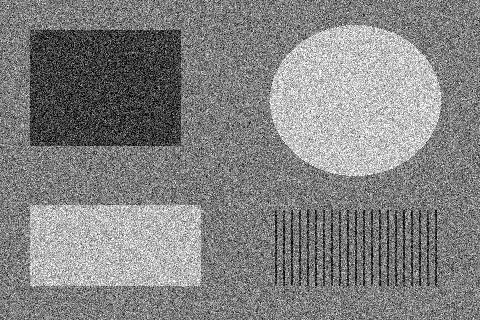
#> input picture Sexta Implementação - Filtro da Média/imagem_ruido.png, 480 x 320 px
$ python filtro_media.py
#> lines starting #> are read from the running program, lines starting #| are printed output that depends on the picture
from pathlib import Path
from PIL import Image


def aplicar_media_padding_zeros(imagem):
    imagem = imagem.convert("L")
    largura, altura = imagem.size
    resultado = Image.new("L", imagem.size)
    pixels = imagem.load()
    pixels_saida = resultado.load()
    for y in range(altura):
        for x in range(largura):
            soma = 0
            for deslocamento_y in range(-1, 2):
                for deslocamento_x in range(-1, 2):
                    vizinho_y = y + deslocamento_y
                    vizinho_x = x + deslocamento_x
                    if 0 <= vizinho_y < altura and 0 <= vizinho_x < largura:
                        soma += pixels[vizinho_x, vizinho_y]
            pixels_saida[x, y] = int(soma / 9 + 0.5)
    return resultado


def executar():
    pasta = Path(__file__).resolve().parent
    caminho = input("Caminho da imagem (Enter para imagem_ruido.png): ").strip().strip('"')
#> the answer given: imagem_ruido.png
    if not caminho:
        caminho = pasta / "imagem_ruido.png"
    try:
        with Image.open(caminho) as entrada:
#> entrada is the input picture: PIL image 480x320 L; min 0, max 255, mean 130.6
            resultado = aplicar_media_padding_zeros(entrada)
#> in aplicar_media_padding_zeros, `resultado = Image.new("L", imagem.size)`: resultado: PIL image 480x320 L; every value is 0
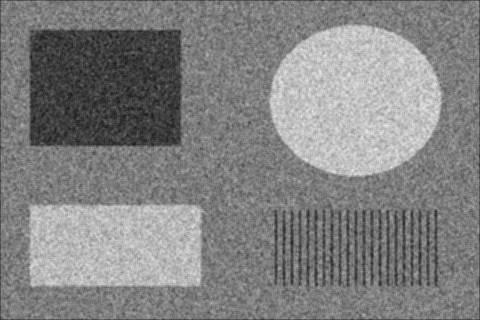
#> resultado: PIL image 480x320 L; min 21, max 237, mean 130.2
        pasta_saida = pasta / "resultados"
        pasta_saida.mkdir(exist_ok=True)
        caminho_saida = pasta_saida / "media.png"
        resultado.save(caminho_saida)
        print("Média salva em:", caminho_saida)
    except (OSError, ValueError) as erro:
        print("Erro:", erro)
        raise SystemExit(1)


if __name__ == "__main__":
    executar()
